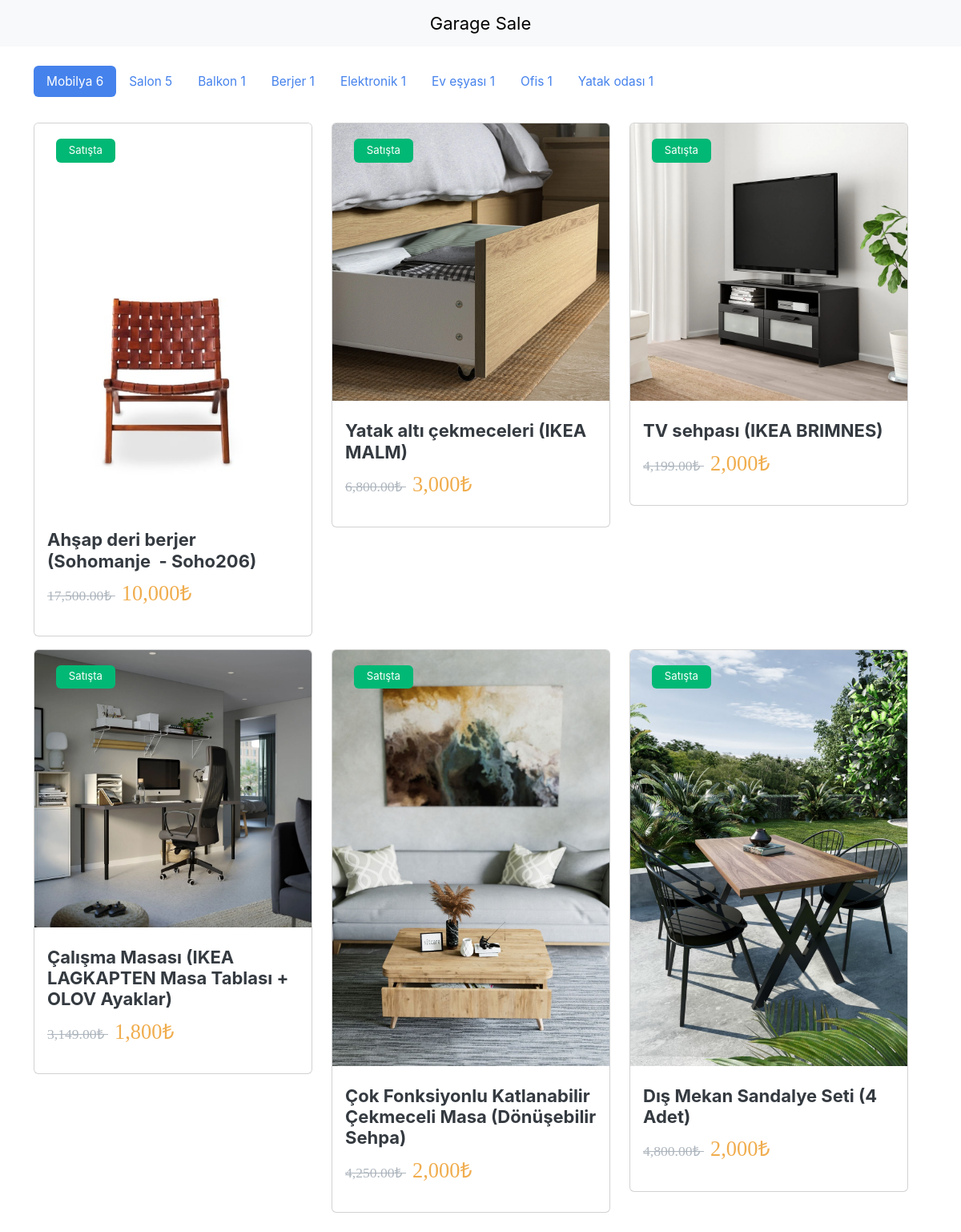
Page /?tag=mobilya on the committed database.
### market/models.py (models this page shows, shortened)
class Tag(models.Model):
    name = models.CharField(max_length=50, unique=True)
    slug = models.SlugField(max_length=50, unique=True)

class Item(models.Model):
    description = MarkdownField(rendered_field='description_rendered', validator=VALIDATOR_STANDARD, default='')
    description_rendered = RenderedMarkdownField(null=True, blank=True)
    is_sold = models.BooleanField(default=False)
    links = models.ManyToManyField(ItemLink, related_name='items', blank=True)
    name = models.CharField(max_length=255)
    notes = MarkdownField(rendered_field='notes_rendered', validator=VALIDATOR_STANDARD, default='')
    notes_rendered = RenderedMarkdownField(null=True, blank=True)
    purchase_price = models.DecimalField(max_digits=10, decimal_places=2)
    sale_price = models.CharField(max_length=50)
    tags = models.ManyToManyField(Tag, related_name='items', blank=True)

class ItemImage(models.Model):
    item = models.ForeignKey(Item, related_name='images', on_delete=models.CASCADE)
    image = models.ImageField(upload_to='market/')

### market/views.py (the view)
# urls.py: path('', views.list_view, name='list'),
def list_view(request):
    tag_slug = request.GET.get('tag')
    if tag_slug:
        items = Item.objects.filter(tags__slug=tag_slug).all()
    else:
        items = Item.objects.all()
    tags = Tag.objects.annotate(count=Count('items')).order_by('-count')
    return render(
        request,
        'market/list.html',
        {'items': items, 'tags': tags, 'selected_tag': tag_slug}
    );

### market/templates/market/list.html (shortened to what this page needs)
{% extends "layout.html" %}
{% load bootstrap_icons %}
{% load humanize %}
{% block content %}
    <div class="container">
        <div class="row">
            <div class="col-12">
                <ul class="nav nav-pills">
                    {% for tag in tags %}
                        <li class="nav-item">
                            <a
                              href="
                                {% if tag.slug == selected_tag %}{% url 'market:list' %}{% else %}{% url 'market:list' %}?tag={{ tag.slug }}{% endif %}"
                              class="nav-link {% if tag.slug == selected_tag %}active{% endif %}"
                            >
                                {{ tag.name.capitalize }} {{ tag.count }}
                            </a>
                        </li>
                    {% endfor %}
                </ul>
            </div>
            <div class="row gy-3" data-masonry='{"percentPosition": true }'>
                {% for item in items %}
                    <div class="col-12 col-md-6 col-xl-4 position-relative">
                        <div class="position-absolute z-3" style="top:20px; left:40px">
                            {% if item.is_sold %}
                                <span class="badge bg-danger">Satıldı</span>
                            {% else %}
                                <span class="badge bg-success">Satışta</span>
                            {% endif %}
                        </div>
                        <div class="card mh-100 {% if item.is_sold == True %} pe-none opacity-50 {% endif %}">
                            {% if item.images.all|length > 0 %}
                                <img src="{{ item.images.first.image.url }}" class="card-img-top" alt="{{ item.name }}">
                            {% endif %}
                            <div class="card-body">
                                <h5 class="card-title mt-2">
                                    {{ item.name }}
                                </h5>
                                <p class="card-text fw-medium">
                                    <span class="text-decoration-line-through text-secondary">
                                        {{ item.purchase_price | intcomma }}₺
                                    </span>
                                    <span class="text-warning ms-2 fs-4 fw-medium">
                                        {{ item.sale_price | intcomma }}₺
                                    </span>
                                </p>
                            </div>
                        </div>
                    </div>
                {% endfor %}
            </div>
        </div>
    </div>
{% endblock %}

### rows in the picture
Tag: name "Mobilya", count "6"
Tag: name "Salon", count "5"
Tag: name "Balkon", count "1"
Tag: name "Berjer", count "1"
Tag: name "Elektronik", count "1"
Tag: name "Ev eşyası", count "1"
Tag: name "Ofis", count "1"
Tag: name "Yatak odası", count "1"
Item: is_sold "Satışta", images.first.image (picture), name "Ahşap deri berjer (Sohomanje - Soho206)", purchase_price "17,500.00", sale_price "10,000"
Item: is_sold "Satışta", images.first.image (picture), name "Yatak altı çekmeceleri (IKEA MALM)", purchase_price "6,800.00", sale_price "3,000"
Item: is_sold "Satışta", images.first.image (picture), name "TV sehpası (IKEA BRIMNES)", purchase_price "4,199.00", sale_price "2,000"
Item: is_sold "Satışta", images.first.image (picture), name "Çalışma Masası (IKEA LAGKAPTEN Masa Tablası + OLOV Ayaklar)", purchase_price "3,149.00", sale_price "1,800"
Item: is_sold "Satışta", images.first.image (picture), name "Çok Fonksiyonlu Katlanabilir Çekmeceli Masa (Dönüşebilir Sehpa)", purchase_price "4,250.00", sale_price "2,000"
Item: is_sold "Satışta", images.first.image (picture), name "Dış Mekan Sandalye Seti (4 Adet)", purchase_price "4,800.00", sale_price "2,000"
